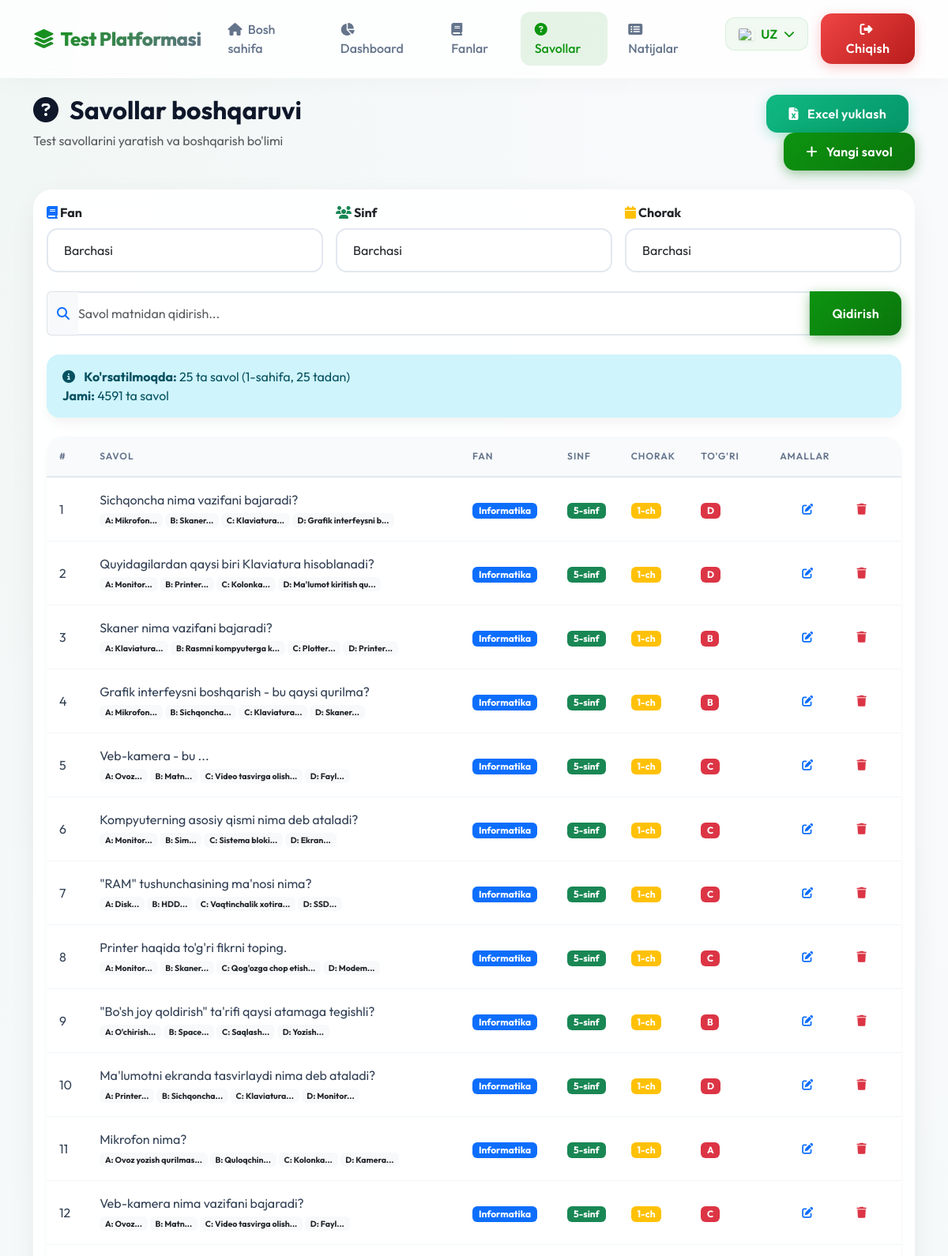
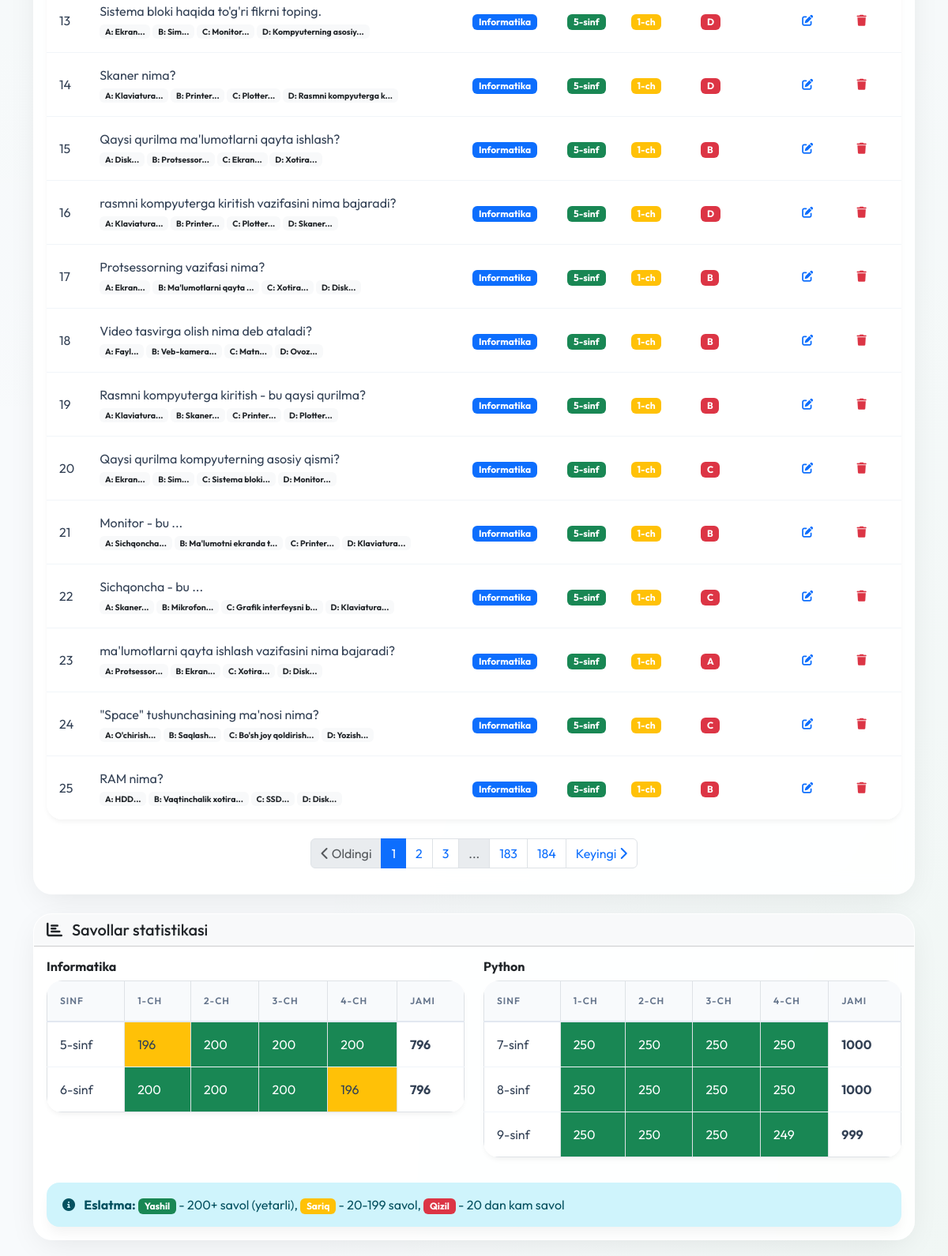
The page /admin/questions (signed in) on the database its author committed (2 pictures, top to bottom).
### models.py (models this page shows)
class Question(db.Model):
    id = db.Column(db.Integer, primary_key=True)
    subject_id = db.Column(db.Integer, db.ForeignKey('subject.id'), nullable=False)
    grade = db.Column(db.Integer, nullable=False)
    quarter = db.Column(db.Integer, nullable=False)
    question_text = db.Column(db.Text, nullable=False)
    question_text_ru = db.Column(db.Text)
    question_text_en = db.Column(db.Text)
    option_a = db.Column(db.String(200), nullable=False)
    option_a_ru = db.Column(db.String(200))
    option_a_en = db.Column(db.String(200))
    option_b = db.Column(db.String(200), nullable=False)
    option_b_ru = db.Column(db.String(200))
    option_b_en = db.Column(db.String(200))
    option_c = db.Column(db.String(200), nullable=False)
    option_c_ru = db.Column(db.String(200))
    option_c_en = db.Column(db.String(200))
    option_d = db.Column(db.String(200), nullable=False)
    option_d_ru = db.Column(db.String(200))
    option_d_en = db.Column(db.String(200))
    correct_answer = db.Column(db.String(1), nullable=False)  # A, B, C, or D
    subject = db.relationship('Subject', backref='questions')

class Subject(db.Model):
    id = db.Column(db.Integer, primary_key=True)
    name = db.Column(db.String(50), nullable=False)
    name_ru = db.Column(db.String(50))
    name_en = db.Column(db.String(50))
    grades = db.Column(db.String(20), nullable=False)  # "5,6" yoki "7,8,9"
    is_protected = db.Column(db.Boolean, default=False) # Anti-cheat protection

### routes/admin.py (the view)
@admin_bp.route('/questions')
def questions():
    subject_id = request.args.get('subject_id', type=int)
    grade = request.args.get('grade', type=int)
    quarter = request.args.get('quarter', type=int)
    page = request.args.get('page', 1, type=int)
    per_page = 25
    query = Question.query
    if subject_id:
        query = query.filter_by(subject_id=subject_id)
    if grade:
        query = query.filter_by(grade=grade)
    if quarter:
        query = query.filter_by(quarter=quarter)
    search = request.args.get('search')
    if search:
        search_term = f"%{search}%"
        query = query.filter(Question.question_text.ilike(search_term))
    pagination = query.paginate(page=page, per_page=per_page, error_out=False)
    questions = pagination.items
    all_questions = Question.query.all()
    subjects = Subject.query.all()
    return render_template('admin_questions.html',
                         questions=questions,
                         all_questions=all_questions,
                         pagination=pagination,
                         subjects=subjects)

### templates/admin_questions.html (shortened to what this page needs)
{% extends "base.html" %}
{% block content %}
<div class="container">
    <div class="row mb-4 animate-fade-in-up">
        <div class="col-md-8">
            <h2 class="fw-bold text-gradient"><i class="fas fa-question-circle me-2"></i> {{ _('Savollar boshqaruvi') }}
            </h2>
            <p class="text-muted">{{ _('Test savollarini yaratish va boshqarish bo\'limi') }}</p>
        </div>
        <div class="col-md-4 text-md-end">
            <button type="button" class="btn btn-success me-2" data-bs-toggle="modal" data-bs-target="#importModal">
                <i class="fas fa-file-excel me-2"></i> {{ _('Excel yuklash') }}
            </button>
            <a href="{{ url_for('admin.question_add') }}" class="btn btn-primary">
                <i class="fas fa-plus me-2"></i> {{ _('Yangi savol') }}
            </a>
        </div>
    </div>
    <div class="card animate-fade-in-up" style="animation-delay: 0.1s;">
        <div class="card-body">
            <form method="GET" class="mb-4">
                <div class="row g-3">
                    <div class="col-md-4">
                        <label class="form-label fw-bold">
                            <i class="fas fa-book text-primary"></i> {{ _('Fan') }}
                        </label>
                        <select name="subject_id" class="form-select" onchange="this.form.submit()">
                            <option value="">{{ _('Barchasi') }}</option>
                        </select>
                    </div>
                    <div class="col-md-4">
                        <label class="form-label fw-bold">
                            <i class="fas fa-users text-success"></i> {{ _('Sinf') }}
                        </label>
                        <select name="grade" class="form-select" onchange="this.form.submit()">
                            <option value="">{{ _('Barchasi') }}</option>
                        </select>
                    </div>
                    <div class="col-md-4">
                        <label class="form-label fw-bold">
                            <i class="fas fa-calendar text-warning"></i> {{ _('Chorak') }}
                        </label>
                        <select name="quarter" class="form-select" onchange="this.form.submit()">
                            <option value="">{{ _('Barchasi') }}</option>
                        </select>
                    </div>
                </div>
                <div class="row g-3 mt-2">
                    <div class="col-12">
                        <div class="input-group">
                            <span class="input-group-text bg-light text-primary border-end-0">
                                <i class="fas fa-search"></i>
                            </span>
                            <input type="text" name="search" class="form-control border-start-0 ps-0"
                                placeholder="{{ _('Savol matnidan qidirish...') }}"
                                value="{{ request.args.get('search', '') }}">
                            <button class="btn btn-primary" type="submit">
                                {{ _('Qidirish') }}
                            </button>
                        </div>
                    </div>
                </div>
            </form>
            <div class="alert alert-info mb-4">
                <i class="fas fa-info-circle me-2"></i>
                <strong>{{ _('Ko\'rsatilmoqda') }}:</strong> {{ questions|length }} {{ _('ta savol') }} ({{
                pagination.page }}-{{ _('sahifa') }}, {{
                pagination.per_page }} {{ _('tadan') }})
                <br>
                <strong>{{ _('Jami') }}:</strong> {{ pagination.total }} {{ _('ta savol') }}
            </div>
            {% if questions %}
            <div class="table-responsive">
                <table class="table table-hover">
                    <thead>
                        <tr>
                            <th style="width: 50px;">#</th>
                            <th>{{ _('Savol') }}</th>
                            <th style="width: 120px;">{{ _('Fan') }}</th>
                            <th style="width: 80px;">{{ _('Sinf') }}</th>
                            <th style="width: 80px;">{{ _('Chorak') }}</th>
                            <th style="width: 100px;">{{ _('To\'g\'ri') }}</th>
                            <th style="width: 150px;">{{ _('Amallar') }}</th>
                        </tr>
                    </thead>
                    <tbody>
                        {% for question in questions %}
                        <tr>
                            <td>{{ loop.index }}</td>
                            <td>
                                <div class="text-truncate" style="max-width: 400px;"
                                    title="{{ question.question_text }}">
                                    {{ question.question_text }}
                                </div>
                                <small class="text-muted">
                                    <span class="badge bg-light text-dark">A: {{ question.option_a[:20] }}...</span>
                                    <span class="badge bg-light text-dark">B: {{ question.option_b[:20] }}...</span>
                                    <span class="badge bg-light text-dark">C: {{ question.option_c[:20] }}...</span>
                                    <span class="badge bg-light text-dark">D: {{ question.option_d[:20] }}...</span>
                                </small>
                            </td>
                            <td>
                                <span class="badge bg-primary">{{ question.subject.name }}</span>
                            </td>
                            <td>
                                <span class="badge bg-success">{{ question.grade }}-sinf</span>
                            </td>
                            <td>
                                <span class="badge bg-warning">{{ question.quarter }}-ch</span>
                            </td>
                            <td>
                                <span class="badge bg-danger">{{ question.correct_answer }}</span>
                            </td>
                            <td>
                                <div class="btn-group btn-group-sm">
                                    <a href="{{ url_for('admin.question_edit', id=question.id) }}"
                                        class="btn btn-outline-primary" title="{{ _('Tahrirlash') }}">
                                        <i class="fas fa-edit"></i>
                                    </a>
                                    <a href="{{ url_for('admin.question_delete', id=question.id) }}"
                                        class="btn btn-outline-danger"
                                        onclick="return confirm('{{ _('Savolni o\'chirishni tasdiqlaysizmi?') }}')"
                                        title="{{ _('O\'chirish') }}">
                                        <i class="fas fa-trash"></i>
                                    </a>
                                </div>
                            </td>
                        </tr>
                        {% endfor %}
                    </tbody>
                </table>
            </div>
            {% if pagination.pages > 1 %}
            <nav aria-label="Sahifalar navigatsiyasi" class="mt-4">
                <ul class="pagination justify-content-center">
                    <li class="page-item {% if not pagination.has_prev %}disabled{% endif %}">
                        <a class="page-link"
                            href="{% if pagination.has_prev %}{{ url_for('admin.questions', page=pagination.prev_num, subject_id=request.args.get('subject_id'), grade=request.args.get('grade'), quarter=request.args.get('quarter'), search=request.args.get('search')) }}{% else %}#{% endif %}">
                            <i class="fas fa-chevron-left"></i> {{ _('Oldingi') }}
                        </a>
                    </li>
                    {% for page_num in pagination.iter_pages(left_edge=2, right_edge=2, left_current=2, right_current=2)
                    %}
                    {% if page_num %}
                    <li class="page-item {% if page_num == pagination.page %}active{% endif %}">
                        <a class="page-link"
                            href="{{ url_for('admin.questions', page=page_num, subject_id=request.args.get('subject_id'), grade=request.args.get('grade'), quarter=request.args.get('quarter'), search=request.args.get('search')) }}">
                            {{ page_num }}
                        </a>
                    </li>
                    {% else %}
                    <li class="page-item disabled">
                        <span class="page-link">...</span>
                    </li>
                    {% endif %}
                    {% endfor %}
                    <li class="page-item {% if not pagination.has_next %}disabled{% endif %}">
                        <a class="page-link"
                            href="{% if pagination.has_next %}{{ url_for('admin.questions', page=pagination.next_num, subject_id=request.args.get('subject_id'), grade=request.args.get('grade'), quarter=request.args.get('quarter'), search=request.args.get('search')) }}{% else %}#{% endif %}">
                            {{ _('Keyingi') }} <i class="fas fa-chevron-right"></i>
                        </a>
                    </li>
                </ul>
            </nav>
            {% endif %}
            {% endif %}
        </div>
    </div>
    <div class="row mt-4">
        <div class="col-md-12">
            <div class="card">
                <div class="card-header bg-light">
                    <h5 class="mb-0">
                        <i class="fas fa-chart-bar me-2"></i> {{ _('Savollar statistikasi') }}
                    </h5>
                </div>
                <div class="card-body">
                    <div class="row">
                        {% for subject in subjects %}
                        <div class="col-md-6 mb-3">
                            <h6 class="fw-bold">{{ subject.name }}</h6>
                            <div class="table-responsive">
                                <table class="table table-sm table-bordered">
                                    <thead>
                                        <tr>
                                            <th>{{ _('Sinf') }}</th>
                                            <th>1-{{ _('ch') }}</th>
                                            <th>2-{{ _('ch') }}</th>
                                            <th>3-{{ _('ch') }}</th>
                                            <th>4-{{ _('ch') }}</th>
                                            <th>{{ _('Jami') }}</th>
                                        </tr>
                                    </thead>
                                    <tbody>
                                        {% set grades = subject.grades.split(',') %}
                                        {% for grade in grades %}
                                        <tr>
                                            <td>{{ grade }}-sinf</td>
                                            {% for quarter in range(1, 5) %}
                                            {% set count = all_questions|selectattr('subject_id', 'equalto',
                                            subject.id)|selectattr('grade', 'equalto', grade|int)|selectattr('quarter',
                                            'equalto', quarter)|list|length %}
                                            <td
                                                class="{% if count >= 200 %}bg-success text-white{% elif count >= 20 %}bg-warning{% else %}bg-danger text-white{% endif %}">
                                                {{ count }}
                                            </td>
                                            {% endfor %}
                                            {% set total = all_questions|selectattr('subject_id', 'equalto',
                                            subject.id)|selectattr('grade', 'equalto', grade|int)|list|length %}
                                            <td class="fw-bold">{{ total }}</td>
                                        </tr>
                                        {% endfor %}
                                    </tbody>
                                </table>
                            </div>
                        </div>
                        {% endfor %}
                    </div>
                    <div class="alert alert-info mb-0 mt-3">
                        <i class="fas fa-info-circle me-2"></i>
                        <strong>{{ _('Eslatma') }}:</strong>
                        <span class="badge bg-success">{{ _('Yashil') }}</span> - 200+ {{ _('savol (yetarli)') }},
                        <span class="badge bg-warning">{{ _('Sariq') }}</span> - 20-199 {{ _('savol') }},
                        <span class="badge bg-danger">{{ _('Qizil') }}</span> - 20 {{ _('dan kam savol') }}
                    </div>
                </div>
            </div>
        </div>
    </div>
</div>
{% endblock %}

### rows shown on the page
Question: question_text "Sichqoncha nima vazifani bajaradi?", option_a "Mikrofon", option_b "Skaner", option_c "Klaviatura", option_d "Grafik interfeysni b", subject.name "Informatika", grade "5", quarter "1", correct_answer "D"
Question: question_text "Quyidagilardan qaysi biri Klaviatura hisoblanadi?", option_a "Monitor", option_b "Printer", option_c "Kolonka", option_d "Ma'lumot kiritish qu", subject.name "Informatika", grade "5", quarter "1", correct_answer "D"
Question: question_text "Skaner nima vazifani bajaradi?", option_a "Klaviatura", option_b "Rasmni kompyuterga k", option_c "Plotter", option_d "Printer", subject.name "Informatika", grade "5", quarter "1", correct_answer "B"
Question: question_text "Grafik interfeysni boshqarish - bu qaysi qurilma?", option_a "Mikrofon", option_b "Sichqoncha", option_c "Klaviatura", option_d "Skaner", subject.name "Informatika", grade "5", quarter "1", correct_answer "B"
Question: question_text "Veb-kamera - bu ...", option_a "Ovoz", option_b "Matn", option_c "Video tasvirga olish", option_d "Fayl", subject.name "Informatika", grade "5", quarter "1", correct_answer "C"
Question: question_text "Kompyuterning asosiy qismi nima deb ataladi?", option_a "Monitor", option_b "Sim", option_c "Sistema bloki", option_d "Ekran", subject.name "Informatika", grade "5", quarter "1", correct_answer "C"
Question: question_text "\"RAM\" tushunchasining ma'nosi nima?", option_a "Disk", option_b "HDD", option_c "Vaqtinchalik xotira", option_d "SSD", subject.name "Informatika", grade "5", quarter "1", correct_answer "C"
Question: question_text "Printer haqida to'g'ri fikrni toping.", option_a "Monitor", option_b "Skaner", option_c "Qog'ozga chop etish", option_d "Modem", subject.name "Informatika", grade "5", quarter "1", correct_answer "C"
Question: question_text "\"Bo'sh joy qoldirish\" ta'rifi qaysi atamaga tegishli?", option_a "O'chirish", option_b "Space", option_c "Saqlash", option_d "Yozish", subject.name "Informatika", grade "5", quarter "1", correct_answer "B"
Question: question_text "Ma'lumotni ekranda tasvirlaydi nima deb ataladi?", option_a "Printer", option_b "Sichqoncha", option_c "Klaviatura", option_d "Monitor", subject.name "Informatika", grade "5", quarter "1", correct_answer "D"
Question: question_text "Mikrofon nima?", option_a "Ovoz yozish qurilmas", option_b "Quloqchin", option_c "Kolonka", option_d "Kamera", subject.name "Informatika", grade "5", quarter "1", correct_answer "A"
Question: question_text "Veb-kamera nima vazifani bajaradi?", option_a "Ovoz", option_b "Matn", option_c "Video tasvirga olish", option_d "Fayl", subject.name "Informatika", grade "5", quarter "1", correct_answer "C"
Question: question_text "Sistema bloki haqida to'g'ri fikrni toping.", option_a "Ekran", option_b "Sim", option_c "Monitor", option_d "Kompyuterning asosiy", subject.name "Informatika", grade "5", quarter "1", correct_answer "D"
Question: question_text "Skaner nima?", option_a "Klaviatura", option_b "Printer", option_c "Plotter", option_d "Rasmni kompyuterga k", subject.name "Informatika", grade "5", quarter "1", correct_answer "D"
Question: question_text "Qaysi qurilma ma'lumotlarni qayta ishlash?", option_a "Disk", option_b "Protsessor", option_c "Ekran", option_d "Xotira", subject.name "Informatika", grade "5", quarter "1", correct_answer "B"
Question: question_text "rasmni kompyuterga kiritish vazifasini nima bajaradi?", option_a "Klaviatura", option_b "Printer", option_c "Plotter", option_d "Skaner", subject.name "Informatika", grade "5", quarter "1", correct_answer "D"
Question: question_text "Protsessorning vazifasi nima?", option_a "Ekran", option_b "Ma'lumotlarni qayta", option_c "Xotira", option_d "Disk", subject.name "Informatika", grade "5", quarter "1", correct_answer "B"
Question: question_text "Video tasvirga olish nima deb ataladi?", option_a "Fayl", option_b "Veb-kamera", option_c "Matn", option_d "Ovoz", subject.name "Informatika", grade "5", quarter "1", correct_answer "B"
Question: question_text "Rasmni kompyuterga kiritish - bu qaysi qurilma?", option_a "Klaviatura", option_b "Skaner", option_c "Printer", option_d "Plotter", subject.name "Informatika", grade "5", quarter "1", correct_answer "B"
Question: question_text "Qaysi qurilma kompyuterning asosiy qismi?", option_a "Ekran", option_b "Sim", option_c "Sistema bloki", option_d "Monitor", subject.name "Informatika", grade "5", quarter "1", correct_answer "C"
Question: question_text "Monitor - bu ...", option_a "Sichqoncha", option_b "Ma'lumotni ekranda t", option_c "Printer", option_d "Klaviatura", subject.name "Informatika", grade "5", quarter "1", correct_answer "B"
Question: question_text "Sichqoncha - bu ...", option_a "Skaner", option_b "Mikrofon", option_c "Grafik interfeysni b", option_d "Klaviatura", subject.name "Informatika", grade "5", quarter "1", correct_answer "C"
Question: question_text "ma'lumotlarni qayta ishlash vazifasini nima bajaradi?", option_a "Protsessor", option_b "Ekran", option_c "Xotira", option_d "Disk", subject.name "Informatika", grade "5", quarter "1", correct_answer "A"
Question: question_text "\"Space\" tushunchasining ma'nosi nima?", option_a "O'chirish", option_b "Saqlash", option_c "Bo'sh joy qoldirish", option_d "Yozish", subject.name "Informatika", grade "5", quarter "1", correct_answer "C"
Question: question_text "RAM nima?", option_a "HDD", option_b "Vaqtinchalik xotira", option_c "SSD", option_d "Disk", subject.name "Informatika", grade "5", quarter "1", correct_answer "B"
Subject: name "Informatika", grades "5" "6", count "196" "200" "200" "200" "200" "200" "200" "196", grades "796" "796"
Subject: name "Python", grades "7" "8" "9", count "250" "250" "250" "250" "250" "250" "250" "250" "250" "250" "250" "249", grades "1000" "1000" "999"

### other values the page prints
{{ questions|length }} "25"
{{ pagination.page }} "1"
{{ pagination.per_page }} "25"
{{ pagination.total }} "4591"
{{ page_num }} "1" "2" "3" "183" "184"
form field subject_id "Barchasi"
form field grade "Barchasi"
form field quarter "Barchasi"
